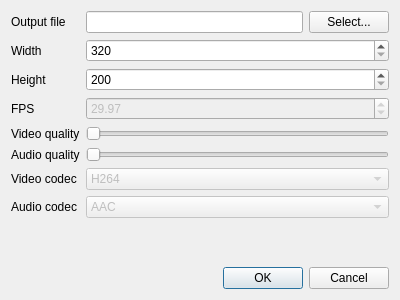
<?xml version="1.0" encoding="UTF-8"?>
<ui version="4.0">
 <class>RendererSettings</class>
 <widget class="QDialog" name="RendererSettings">
  <property name="geometry">
   <rect>
    <x>0</x>
    <y>0</y>
    <width>400</width>
    <height>300</height>
   </rect>
  </property>
  <property name="windowTitle">
   <string>Dialog</string>
  </property>
  <layout class="QFormLayout" name="formLayout">
   <item row="0" column="0">
    <widget class="QLabel" name="label_8">
     <property name="text">
      <string>Output file</string>
     </property>
    </widget>
   </item>
   <item row="0" column="1">
    <layout class="QHBoxLayout" name="horizontalLayout_2">
     <item>
      <widget class="QLineEdit" name="outputFileName"/>
     </item>
     <item>
      <widget class="QPushButton" name="outputFileNameButton">
       <property name="text">
        <string>Select...</string>
       </property>
      </widget>
     </item>
    </layout>
   </item>
   <item row="1" column="0">
    <widget class="QLabel" name="label">
     <property name="text">
      <string>Width</string>
     </property>
    </widget>
   </item>
   <item row="1" column="1">
    <widget class="QSpinBox" name="width">
     <property name="minimum">
      <number>320</number>
     </property>
     <property name="maximum">
      <number>1920</number>
     </property>
    </widget>
   </item>
   <item row="2" column="0">
    <widget class="QLabel" name="label_2">
     <property name="text">
      <string>Height</string>
     </property>
    </widget>
   </item>
   <item row="2" column="1">
    <widget class="QSpinBox" name="height">
     <property name="minimum">
      <number>200</number>
     </property>
     <property name="maximum">
      <number>1080</number>
     </property>
    </widget>
   </item>
   <item row="3" column="0">
    <widget class="QLabel" name="label_3">
     <property name="text">
      <string>FPS</string>
     </property>
    </widget>
   </item>
   <item row="3" column="1">
    <widget class="QDoubleSpinBox" name="fps">
     <property name="enabled">
      <bool>false</bool>
     </property>
     <property name="value">
      <double>29.969999999999999</double>
     </property>
    </widget>
   </item>
   <item row="4" column="0">
    <widget class="QLabel" name="label_4">
     <property name="text">
      <string>Video quality</string>
     </property>
    </widget>
   </item>
   <item row="5" column="0">
    <widget class="QLabel" name="label_5">
     <property name="text">
      <string>Audio quality</string>
     </property>
    </widget>
   </item>
   <item row="5" column="1">
    <widget class="QSlider" name="audioQuality">
     <property name="minimum">
      <number>8</number>
     </property>
     <property name="maximum">
      <number>512</number>
     </property>
     <property name="orientation">
      <enum>Qt::Horizontal</enum>
     </property>
    </widget>
   </item>
   <item row="6" column="0">
    <widget class="QLabel" name="label_6">
     <property name="text">
      <string>Video codec</string>
     </property>
    </widget>
   </item>
   <item row="6" column="1">
    <widget class="QComboBox" name="videoCodec">
     <property name="enabled">
      <bool>false</bool>
     </property>
     <item>
      <property name="text">
       <string>H264</string>
      </property>
     </item>
    </widget>
   </item>
   <item row="7" column="0">
    <widget class="QLabel" name="label_7">
     <property name="text">
      <string>Audio codec</string>
     </property>
    </widget>
   </item>
   <item row="7" column="1">
    <widget class="QComboBox" name="audioCodec">
     <property name="enabled">
      <bool>false</bool>
     </property>
     <item>
      <property name="text">
       <string>AAC</string>
      </property>
     </item>
    </widget>
   </item>
   <item row="9" column="0" colspan="2">
    <widget class="QDialogButtonBox" name="buttonBox">
     <property name="orientation">
      <enum>Qt::Horizontal</enum>
     </property>
     <property name="standardButtons">
      <set>QDialogButtonBox::Cancel|QDialogButtonBox::Ok</set>
     </property>
    </widget>
   </item>
   <item row="8" column="0">
    <spacer name="verticalSpacer">
     <property name="orientation">
      <enum>Qt::Vertical</enum>
     </property>
     <property name="sizeHint" stdset="0">
      <size>
       <width>20</width>
       <height>40</height>
      </size>
     </property>
    </spacer>
   </item>
   <item row="4" column="1">
    <widget class="QSlider" name="videoQuality">
     <property name="minimum">
      <number>8</number>
     </property>
     <property name="maximum">
      <number>8192</number>
     </property>
     <property name="orientation">
      <enum>Qt::Horizontal</enum>
     </property>
    </widget>
   </item>
  </layout>
 </widget>
 <resources/>
 <connections>
  <connection>
   <sender>buttonBox</sender>
   <signal>accepted()</signal>
   <receiver>RendererSettings</receiver>
   <slot>accept()</slot>
   <hints>
    <hint type="sourcelabel">
     <x>248</x>
     <y>254</y>
    </hint>
    <hint type="destinationlabel">
     <x>157</x>
     <y>274</y>
    </hint>
   </hints>
  </connection>
  <connection>
   <sender>buttonBox</sender>
   <signal>rejected()</signal>
   <receiver>RendererSettings</receiver>
   <slot>reject()</slot>
   <hints>
    <hint type="sourcelabel">
     <x>316</x>
     <y>260</y>
    </hint>
    <hint type="destinationlabel">
     <x>286</x>
     <y>274</y>
    </hint>
   </hints>
  </connection>
 </connections>
</ui>
